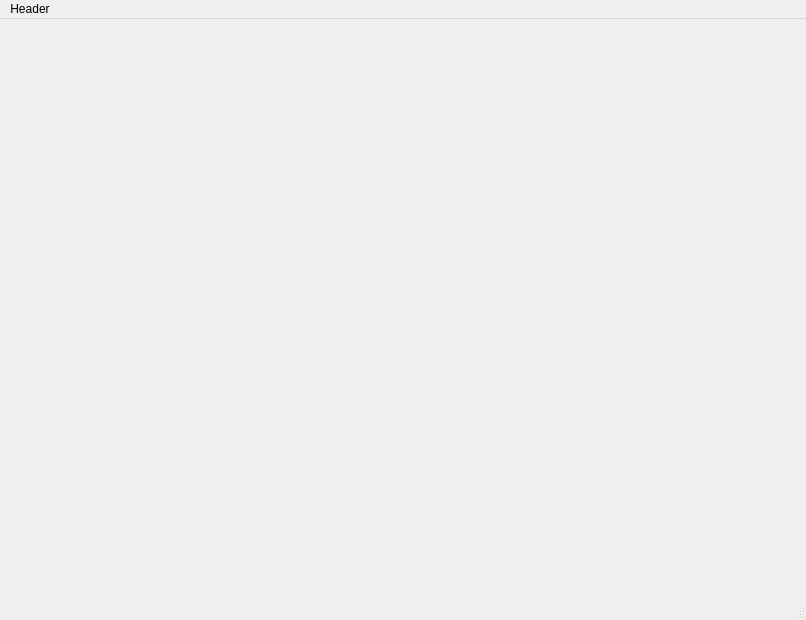
<?xml version="1.0" encoding="UTF-8"?>
<ui version="4.0">
 <class>MainWindow</class>
 <widget class="QMainWindow" name="MainWindow">
  <property name="geometry">
   <rect>
    <x>0</x>
    <y>0</y>
    <width>806</width>
    <height>620</height>
   </rect>
  </property>
  <property name="windowTitle">
   <string>MainWindow</string>
  </property>
  <widget class="QWidget" name="centralwidget"/>
  <widget class="QMenuBar" name="menubar">
   <property name="geometry">
    <rect>
     <x>0</x>
     <y>0</y>
     <width>806</width>
     <height>21</height>
    </rect>
   </property>
   <widget class="QMenu" name="menuHeader">
    <property name="title">
     <string>Header</string>
    </property>
   </widget>
   <addaction name="menuHeader"/>
  </widget>
  <widget class="QStatusBar" name="statusbar"/>
 </widget>
 <resources/>
 <connections/>
</ui>
